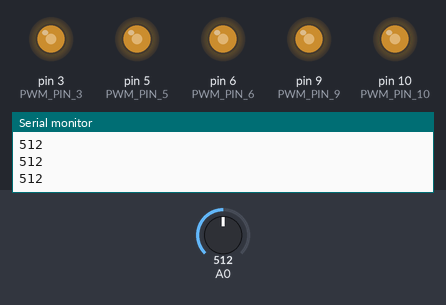
A sketch run on a simulated Arduino Uno, built with avr-gcc and run on an emulated ATmega328P. Parts: output pins drawn as LEDs (lit = HIGH), the last lines printed to the serial monitor. The inputs (shaded band) are chosen by the test bench; at power-on: A0 = 512.

Above: at 1.2 s.
1.3 s: A0 set to 716
At 2.5 s:
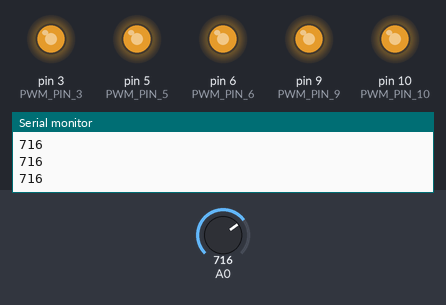
2.8 s: A0 set to 1023
At 3.9 s:
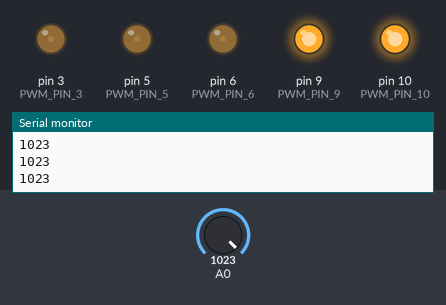
4.3 s: A0 set to 306
At 4.9 s:
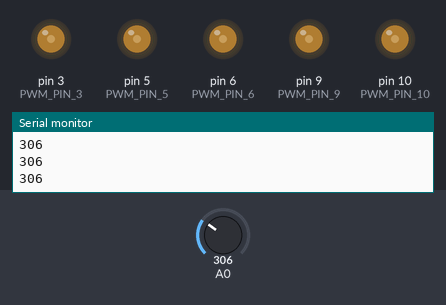
5.8 s: A0 set to 122
At 6.2 s:
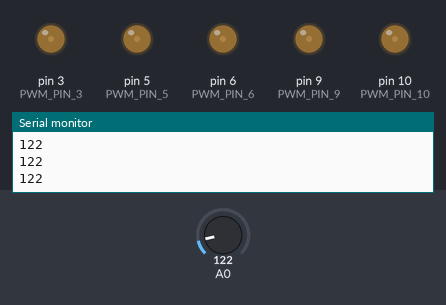
7.3 s: A0 set to 0
At 8.3 s:
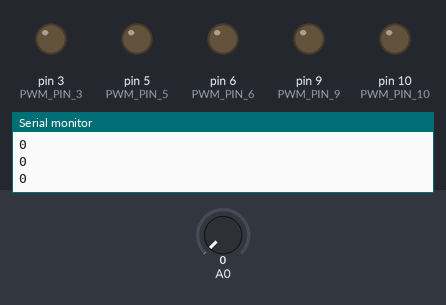
8.8 s: A0 set to 511
At 9.6 s:
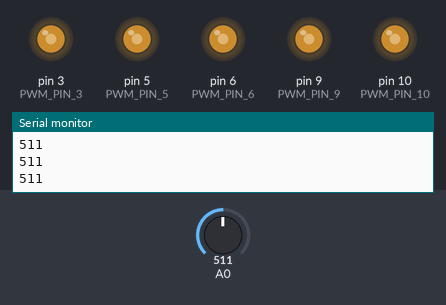
Timing chart, 0 to 11.3 s (numbered marks = the images above; inputs shaded):
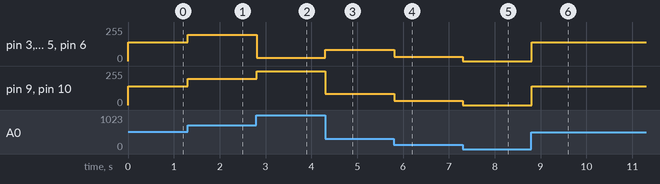

Measured:
- after the input at 1.3 s, pin 3 (PWM_PIN_3), pin 5 (PWM_PIN_5), pin 6 (PWM_PIN_6), pin 9 (PWM_PIN_9), pin 10 (PWM_PIN_10): 140/255 → 196/255 at once
- after the input at 2.8 s, pin 3 (PWM_PIN_3), pin 5 (PWM_PIN_5), pin 6 (PWM_PIN_6): 196/255 → 24/255 at once; pin 9 (PWM_PIN_9), pin 10 (PWM_PIN_10): 196/255 → 255/255 at once
- after the input at 4.3 s, pin 3 (PWM_PIN_3), pin 5 (PWM_PIN_5), pin 6 (PWM_PIN_6): 24/255 → 83/255 at once; pin 9 (PWM_PIN_9), pin 10 (PWM_PIN_10): 255/255 → 83/255 at once
- after the input at 5.8 s, pin 3 (PWM_PIN_3), pin 5 (PWM_PIN_5), pin 6 (PWM_PIN_6), pin 9 (PWM_PIN_9), pin 10 (PWM_PIN_10): 83/255 → 33/255 at once
- after the input at 7.3 s, pin 3 (PWM_PIN_3), pin 5 (PWM_PIN_5), pin 6 (PWM_PIN_6), pin 9 (PWM_PIN_9), pin 10 (PWM_PIN_10): 33/255 → 0/255 at once
- after the input at 8.8 s, pin 3 (PWM_PIN_3), pin 5 (PWM_PIN_5), pin 6 (PWM_PIN_6), pin 9 (PWM_PIN_9), pin 10 (PWM_PIN_10): 0/255 → 140/255 at once

The sketch:

blink_led.ino
```cpp
#define PWM_PIN_3 3
#define PWM_PIN_5 5
#define PWM_PIN_6 6
#define PWM_PIN_9 9
#define PWM_PIN_10 10

void setup() {
  Serial.begin(9600);
  pinMode(PWM_PIN_3,OUTPUT);
  pinMode(PWM_PIN_5,OUTPUT);
  pinMode(PWM_PIN_6,OUTPUT);
  pinMode(PWM_PIN_9,OUTPUT);
  pinMode(PWM_PIN_10,OUTPUT);
}

void loop() {
  int potenciometro = analogRead(A0);
  Serial.println(potenciometro);
  int nuevo = map(potenciometro, 0, 930, 0, 255);
  analogWrite(PWM_PIN_3, nuevo);
  analogWrite(PWM_PIN_5, nuevo);
  analogWrite(PWM_PIN_6, nuevo);
  analogWrite(PWM_PIN_9, nuevo);
  analogWrite(PWM_PIN_10, nuevo);
}
```
